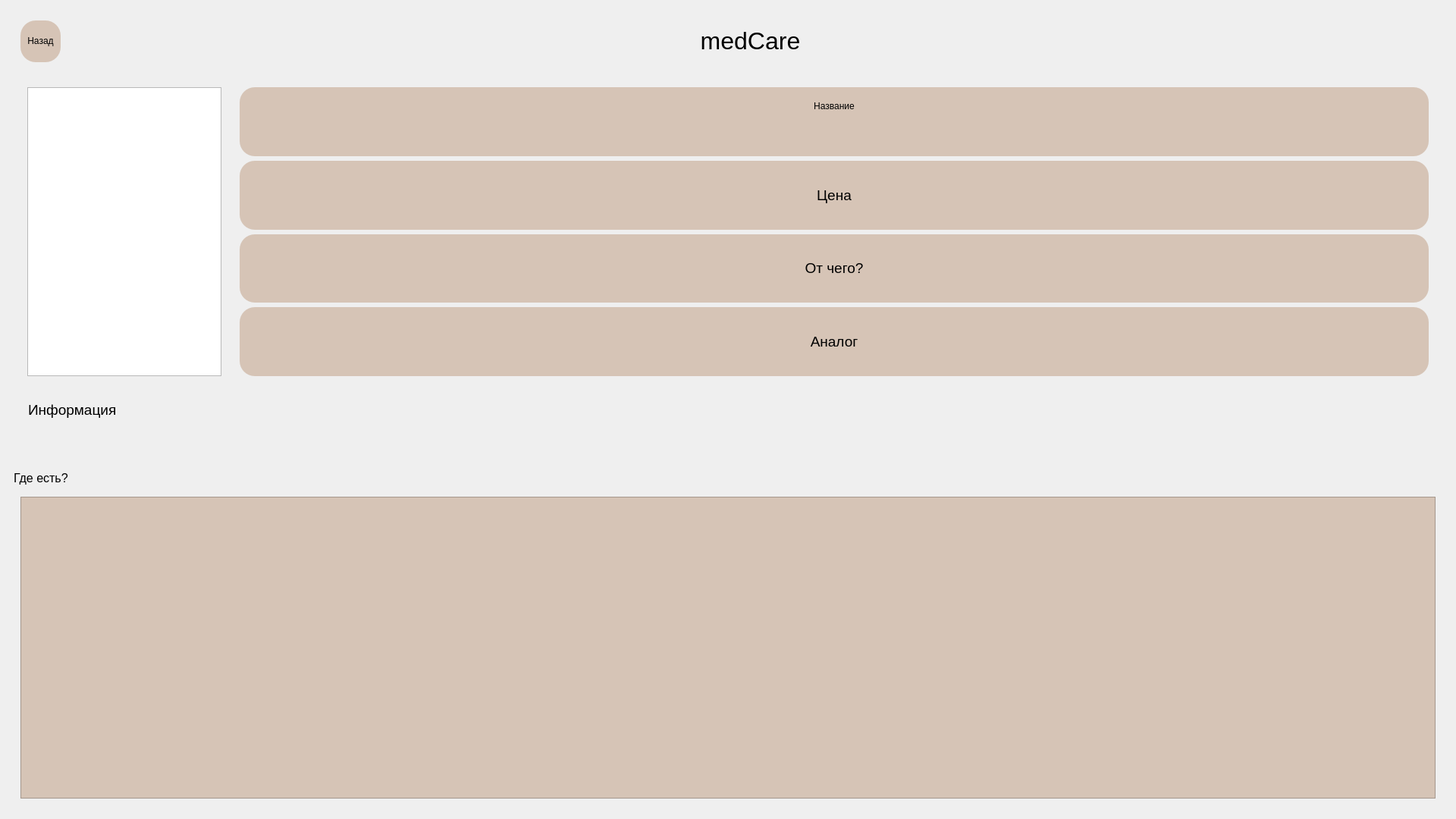
<?xml version="1.0" encoding="UTF-8"?>
<ui version="4.0">
 <class>medCare</class>
 <widget class="QMainWindow" name="medCare">
  <property name="geometry">
   <rect>
    <x>0</x>
    <y>0</y>
    <width>1920</width>
    <height>1080</height>
   </rect>
  </property>
  <property name="sizePolicy">
   <sizepolicy hsizetype="Preferred" vsizetype="Preferred">
    <horstretch>250</horstretch>
    <verstretch>250</verstretch>
   </sizepolicy>
  </property>
  <property name="windowTitle">
   <string>MainWindow</string>
  </property>
  <property name="styleSheet">
   <string notr="true">#centralwidget{
background-image: url(:/images/images/fon.jpg);
}</string>
  </property>
  <widget class="QWidget" name="centralwidget">
   <layout class="QHBoxLayout" name="horizontalLayout">
    <item>
     <widget class="QWidget" name="widget" native="true">
      <layout class="QVBoxLayout" name="verticalLayout">
       <item alignment="Qt::AlignTop">
        <widget class="QWidget" name="widget_2" native="true">
         <property name="sizePolicy">
          <sizepolicy hsizetype="Preferred" vsizetype="Expanding">
           <horstretch>0</horstretch>
           <verstretch>0</verstretch>
          </sizepolicy>
         </property>
         <layout class="QHBoxLayout" name="horizontalLayout_3">
          <item alignment="Qt::AlignLeft">
           <widget class="QWidget" name="widget_8" native="true">
            <property name="sizePolicy">
             <sizepolicy hsizetype="Expanding" vsizetype="Preferred">
              <horstretch>0</horstretch>
              <verstretch>0</verstretch>
             </sizepolicy>
            </property>
            <property name="styleSheet">
             <string notr="true">background-color:rgb(214,196,182);
border-radius:20px;</string>
            </property>
            <layout class="QVBoxLayout" name="verticalLayout_7">
             <item>
              <widget class="QPushButton" name="product_cancelButton">
               <property name="text">
                <string>Назад</string>
               </property>
              </widget>
             </item>
            </layout>
           </widget>
          </item>
          <item>
           <widget class="QWidget" name="widget_9" native="true">
            <property name="sizePolicy">
             <sizepolicy hsizetype="Expanding" vsizetype="Preferred">
              <horstretch>0</horstretch>
              <verstretch>0</verstretch>
             </sizepolicy>
            </property>
            <layout class="QVBoxLayout" name="verticalLayout_6">
             <item>
              <widget class="QLabel" name="label">
               <property name="text">
                <string>&lt;html&gt;&lt;head/&gt;&lt;body&gt;&lt;p align=&quot;center&quot;&gt;&lt;span style=&quot; font-size:24pt;&quot;&gt;medCare&lt;/span&gt;&lt;/p&gt;&lt;/body&gt;&lt;/html&gt;</string>
               </property>
              </widget>
             </item>
            </layout>
           </widget>
          </item>
         </layout>
        </widget>
       </item>
       <item>
        <widget class="QWidget" name="widget_3" native="true">
         <layout class="QHBoxLayout" name="horizontalLayout_2">
          <item>
           <widget class="QWidget" name="widget_4" native="true">
            <property name="sizePolicy">
             <sizepolicy hsizetype="Fixed" vsizetype="Minimum">
              <horstretch>200</horstretch>
              <verstretch>200</verstretch>
             </sizepolicy>
            </property>
            <layout class="QVBoxLayout" name="verticalLayout_5">
             <item>
              <widget class="QGraphicsView" name="product_photo"/>
             </item>
            </layout>
           </widget>
          </item>
          <item>
           <widget class="QWidget" name="widget_5" native="true">
            <layout class="QVBoxLayout" name="verticalLayout_2">
             <item>
              <widget class="QLabel" name="product_nameLabel">
               <property name="toolTip">
                <string/>
               </property>
               <property name="styleSheet">
                <string notr="true">background-color:rgb(214,196,182);
border-radius:20px;</string>
               </property>
               <property name="text">
                <string>&lt;html&gt;&lt;head/&gt;&lt;body&gt;&lt;p align=&quot;center&quot;&gt;Название&lt;/p&gt;&lt;p align=&quot;center&quot;&gt;&lt;br/&gt;&lt;/p&gt;&lt;/body&gt;&lt;/html&gt;</string>
               </property>
              </widget>
             </item>
             <item>
              <widget class="QLabel" name="product_priceLabel">
               <property name="styleSheet">
                <string notr="true">background-color:rgb(214,196,182);
border-radius:20px;</string>
               </property>
               <property name="text">
                <string>&lt;html&gt;&lt;head/&gt;&lt;body&gt;&lt;p align=&quot;center&quot;&gt;&lt;span style=&quot; font-size:14pt;&quot;&gt;Цена&lt;/span&gt;&lt;/p&gt;&lt;/body&gt;&lt;/html&gt;</string>
               </property>
              </widget>
             </item>
             <item>
              <widget class="QLabel" name="product_from_whatLabel">
               <property name="styleSheet">
                <string notr="true">background-color:rgb(214,196,182);
border-radius:20px;</string>
               </property>
               <property name="text">
                <string>&lt;html&gt;&lt;head/&gt;&lt;body&gt;&lt;p align=&quot;center&quot;&gt;&lt;span style=&quot; font-size:14pt;&quot;&gt;От чего?&lt;/span&gt;&lt;/p&gt;&lt;/body&gt;&lt;/html&gt;</string>
               </property>
              </widget>
             </item>
             <item>
              <widget class="QLabel" name="product_analogLabel">
               <property name="styleSheet">
                <string notr="true">background-color:rgb(214,196,182);
border-radius:20px;</string>
               </property>
               <property name="text">
                <string>&lt;html&gt;&lt;head/&gt;&lt;body&gt;&lt;p align=&quot;center&quot;&gt;&lt;span style=&quot; font-size:14pt;&quot;&gt;Аналог&lt;/span&gt;&lt;/p&gt;&lt;/body&gt;&lt;/html&gt;</string>
               </property>
              </widget>
             </item>
            </layout>
           </widget>
          </item>
         </layout>
        </widget>
       </item>
       <item>
        <widget class="QWidget" name="widget_6" native="true">
         <layout class="QVBoxLayout" name="verticalLayout_3">
          <item>
           <widget class="QLabel" name="product_informationLabel">
            <property name="styleSheet">
             <string notr="true">
border-radius:20px;
padding-left: 7px;</string>
            </property>
            <property name="text">
             <string>&lt;html&gt;&lt;head/&gt;&lt;body&gt;&lt;p&gt;&lt;span style=&quot; font-size:14pt;&quot;&gt;Информация&lt;/span&gt;&lt;/p&gt;&lt;p&gt;&lt;br/&gt;&lt;/p&gt;&lt;/body&gt;&lt;/html&gt;</string>
            </property>
           </widget>
          </item>
         </layout>
        </widget>
       </item>
       <item>
        <widget class="QLabel" name="product_whereLabel">
         <property name="text">
          <string>&lt;html&gt;&lt;head/&gt;&lt;body&gt;&lt;p&gt;&lt;br/&gt;&lt;span style=&quot; font-size:12pt;&quot;&gt;Где есть?&lt;/span&gt;&lt;/p&gt;&lt;/body&gt;&lt;/html&gt;</string>
         </property>
        </widget>
       </item>
       <item>
        <widget class="QWidget" name="widget_7" native="true">
         <layout class="QVBoxLayout" name="verticalLayout_4">
          <item>
           <widget class="QScrollArea" name="pharmacies">
            <property name="styleSheet">
             <string notr="true">background-color:rgb(214,196,182);</string>
            </property>
            <property name="widgetResizable">
             <bool>true</bool>
            </property>
            <widget class="QWidget" name="scrollAreaWidgetContents">
             <property name="geometry">
              <rect>
               <x>0</x>
               <y>0</y>
               <width>1852</width>
               <height>367</height>
              </rect>
             </property>
             <layout class="QFormLayout" name="formLayout">
              <item row="5" column="0">
               <widget class="QLabel" name="label_5">
                <property name="text">
                 <string>&lt;html&gt;&lt;head/&gt;&lt;body&gt;&lt;p&gt;&lt;br/&gt;&lt;/p&gt;&lt;p&gt;&lt;br/&gt;&lt;/p&gt;&lt;/body&gt;&lt;/html&gt;</string>
                </property>
               </widget>
              </item>
              <item row="5" column="1">
               <widget class="QLabel" name="label_6">
                <property name="text">
                 <string>&lt;html&gt;&lt;head/&gt;&lt;body&gt;&lt;p&gt;&lt;br/&gt;&lt;/p&gt;&lt;/body&gt;&lt;/html&gt;</string>
                </property>
               </widget>
              </item>
              <item row="7" column="0">
               <widget class="QLabel" name="label_7">
                <property name="text">
                 <string>&lt;html&gt;&lt;head/&gt;&lt;body&gt;&lt;p&gt;&lt;br/&gt;&lt;/p&gt;&lt;/body&gt;&lt;/html&gt;</string>
                </property>
               </widget>
              </item>
              <item row="7" column="1">
               <widget class="QLabel" name="label_8">
                <property name="text">
                 <string>&lt;html&gt;&lt;head/&gt;&lt;body&gt;&lt;p&gt;&lt;br/&gt;&lt;/p&gt;&lt;/body&gt;&lt;/html&gt;</string>
                </property>
               </widget>
              </item>
              <item row="9" column="0">
               <widget class="QLabel" name="label_9">
                <property name="text">
                 <string>&lt;html&gt;&lt;head/&gt;&lt;body&gt;&lt;p&gt;&lt;br/&gt;&lt;/p&gt;&lt;/body&gt;&lt;/html&gt;</string>
                </property>
               </widget>
              </item>
              <item row="9" column="1">
               <widget class="QLabel" name="label_10">
                <property name="text">
                 <string>&lt;html&gt;&lt;head/&gt;&lt;body&gt;&lt;p&gt;&lt;br/&gt;&lt;/p&gt;&lt;/body&gt;&lt;/html&gt;</string>
                </property>
               </widget>
              </item>
              <item row="4" column="0">
               <widget class="QLabel" name="label_3">
                <property name="text">
                 <string>&lt;html&gt;&lt;head/&gt;&lt;body&gt;&lt;p&gt;&lt;br/&gt;&lt;/p&gt;&lt;/body&gt;&lt;/html&gt;</string>
                </property>
               </widget>
              </item>
              <item row="4" column="1">
               <widget class="QLabel" name="label_4">
                <property name="text">
                 <string>&lt;html&gt;&lt;head/&gt;&lt;body&gt;&lt;p&gt;&lt;br/&gt;&lt;/p&gt;&lt;/body&gt;&lt;/html&gt;</string>
                </property>
               </widget>
              </item>
              <item row="2" column="1">
               <widget class="QLabel" name="label_2">
                <property name="text">
                 <string/>
                </property>
               </widget>
              </item>
              <item row="2" column="0">
               <widget class="QLabel" name="label_1">
                <property name="sizePolicy">
                 <sizepolicy hsizetype="Expanding" vsizetype="Preferred">
                  <horstretch>0</horstretch>
                  <verstretch>0</verstretch>
                 </sizepolicy>
                </property>
                <property name="text">
                 <string/>
                </property>
               </widget>
              </item>
             </layout>
            </widget>
           </widget>
          </item>
         </layout>
        </widget>
       </item>
      </layout>
     </widget>
    </item>
   </layout>
  </widget>
 </widget>
 <resources>
  <include location="qtimages/photo.qrc"/>
 </resources>
 <connections/>
</ui>
